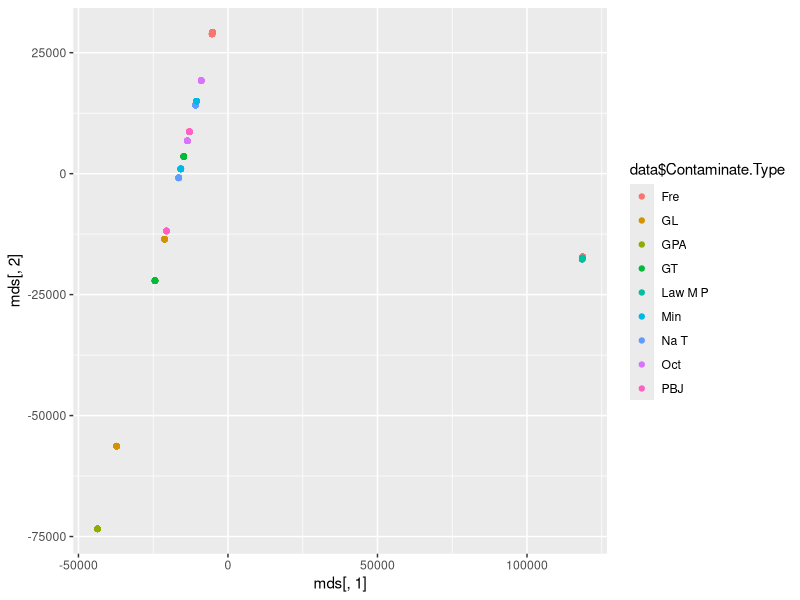
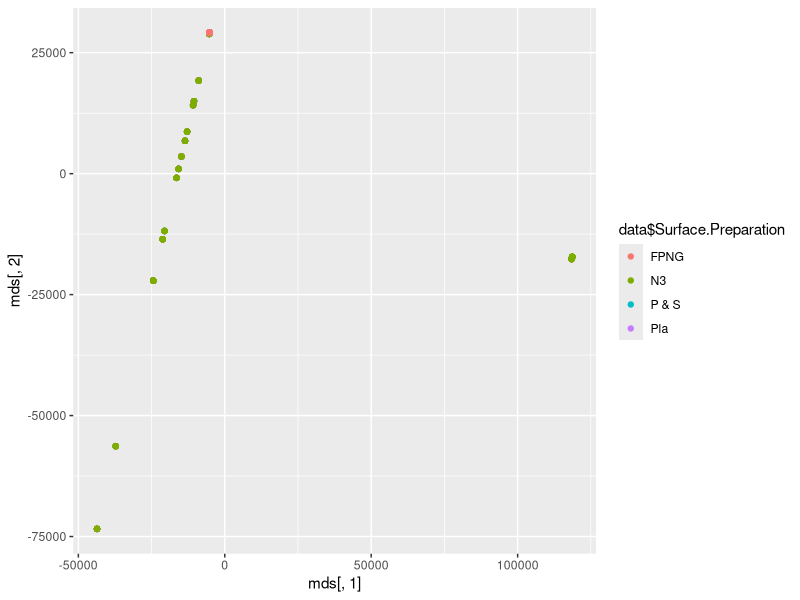
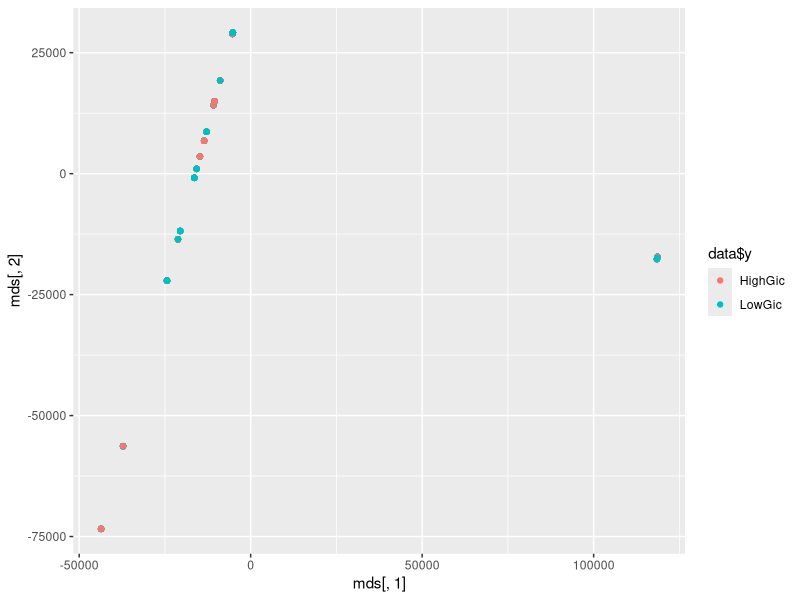
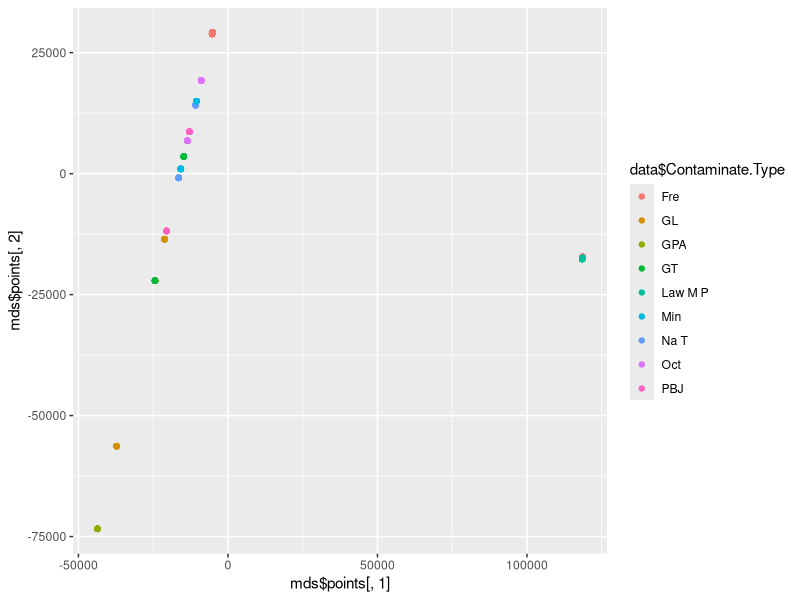
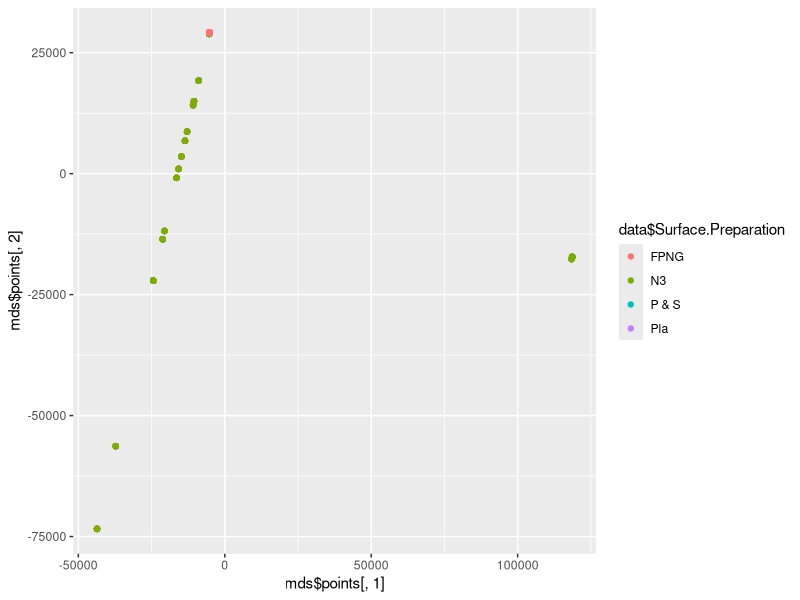
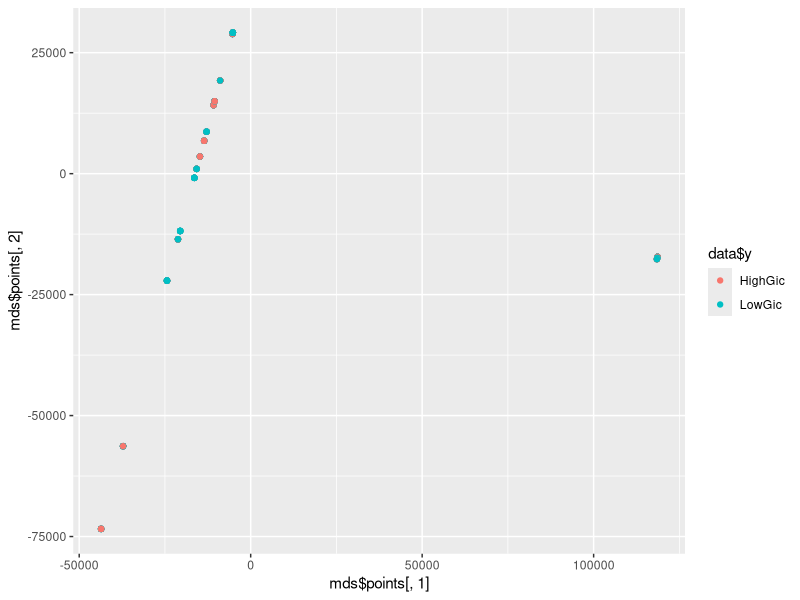

The R source for these figures, in order:
## ---- chunk 1
mydata <- read.csv("Fake Data DOE_IV 1_24_2017.csv", header = TRUE, stringsAsFactors = FALSE)
## ---- chunk 2
# Categorical and numerical variables
independent.variables.cat <- c("Surface.Preparation", "Contaminate.Type")
independent.variables.num <- c("Adhesive.Out.Time", "Prep..to.Bond.Time", "Contamination.Amount")
# All 5 variables
independent.variables.all <- c(independent.variables.cat, independent.variables.num)
## ---- chunk 3
# Correct data types
mydata$Adhesive.Out.Time <- as.numeric(mydata$Adhesive.Out.Time)
mydata$Prep..to.Bond.Time <- as.numeric(mydata$Prep..to.Bond.Time)
mydata$Surface.Preperation <- as.factor(mydata$Surface.Preperation)
mydata$Contaminate.Type <- as.factor(mydata$Contaminate.Type)
mydata$Contamination.Amount <- as.numeric(mydata$Contamination.Amount)
# Gic -> y = 'LowGic' or 'HighGic'
mydata$y <- as.factor(ifelse(mydata$Gic < 5, 'LowGic', 'HighGic'))
# Omit NA's
mydata <- na.omit(mydata)
# (*) FIX weird negative values observed in Prep..to.Bond.Time
mydata$Prep..to.Bond.Time <- abs(mydata$Prep..to.Bond.Time)
# Add a duplicate column of Surface.Preperation with correct column name
mydata$Surface.Preparation <- mydata$Surface.Preperation
## ---- chunk 4
# Classical MDS
# 
library(stats)
library(MASS)
library(ggplot2)
# 
# Variable "data" stores the data to be used in this process, so that user
#   does not need to go in the codes to change dataset names everywhere.
data <- mydata    
# Variable data.mat stores only the variables we are looking at.
#   Note that it might be good to look at data subsetted by different ranges of
#     Adhesive.Out.Time or Prep..to.Bond.Time
#   Also, seems AOT and PBT are in different unit, which causes huge scale
#     difference in their numerical values. Since this MDS is based by a
#     calculated distance matrix (see codes), and this calculation is likely to
#     be distorted by the this difference in scale.
# 
# Create a matrix with only the variables concerned.
# data.mat <- as.matrix(data[, c("Adhesive.Out.Time", "Prep..to.Bond.Time", "Contamination.Amount", "Gic")])
# Calculate a difference matrix. Default metric is euclidean
# data.dist <- dist(data.mat, diag = TRUE, method = "euclidean")
data.dist <- dist(data[, c("Adhesive.Out.Time", "Prep..to.Bond.Time", "Contamination.Amount", "Gic")], diag = FALSE, method = "euclidean")

# cmdscale
mds <- cmdscale(data.dist, k = 2) 
# Plot MDS and color points by Contaminate.Type, Surface.Preparation, and y
ggplot() + geom_jitter(aes(x = mds[, 1], y = mds[, 2], col = data$Contaminate.Type))
ggplot() + geom_jitter(aes(x = mds[, 1], y = mds[, 2], col = data$Surface.Preparation))
ggplot() + geom_jitter(aes(x = mds[, 1], y = mds[, 2], col = data$y))

# isoMDS
mds <- isoMDS(data.dist, k = 2) 
# Plot MDS and color points by Contaminate.Type, Surface.Preparation, and y
ggplot() + geom_jitter(aes(x = mds$points[, 1], y = mds$points[, 2], col = data$Contaminate.Type))
ggplot() + geom_jitter(aes(x = mds$points[, 1], y = mds$points[, 2], col = data$Surface.Preparation))
ggplot() + geom_jitter(aes(x = mds$points[, 1], y = mds$points[, 2], col = data$y))
